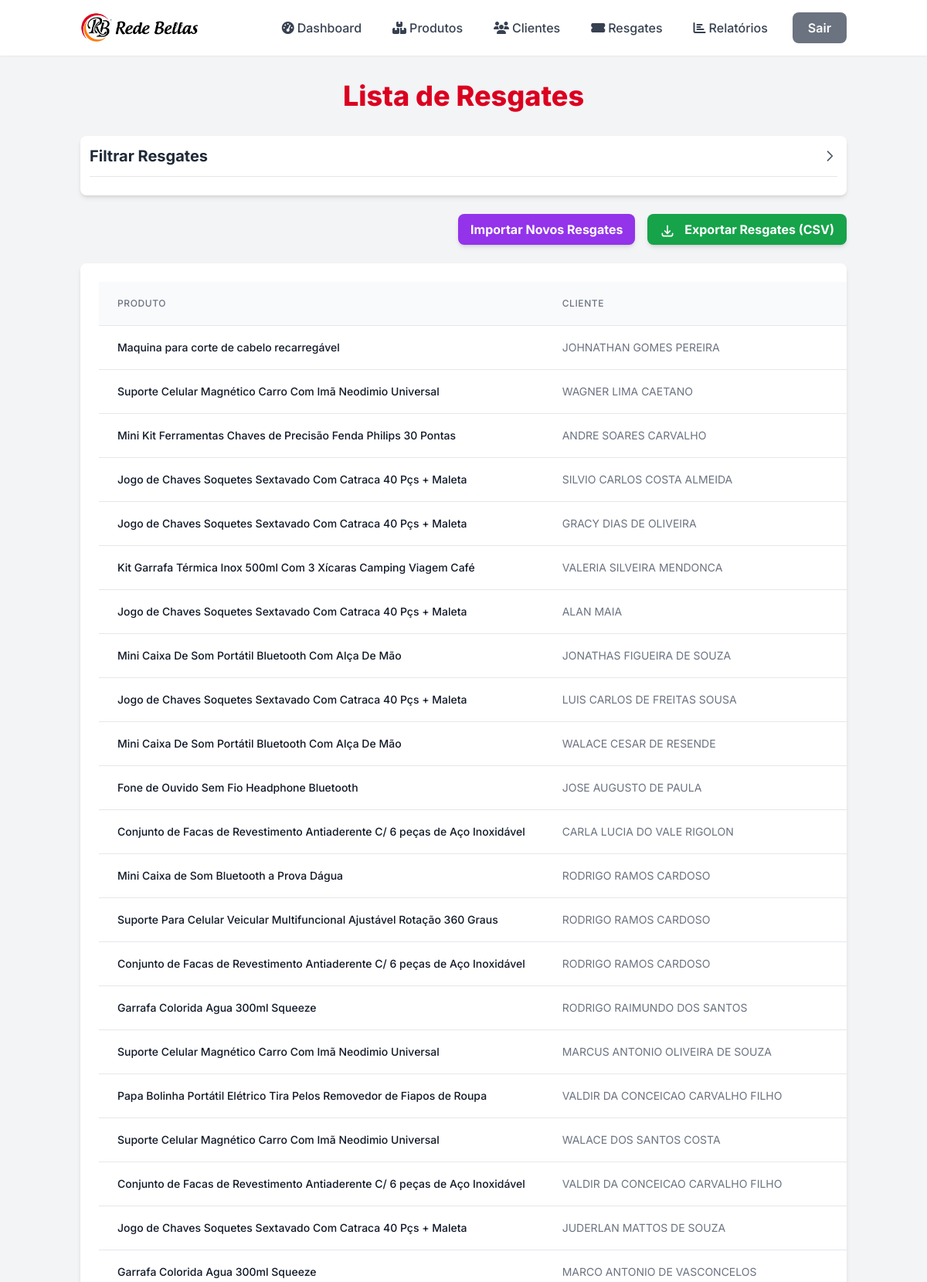
Screenshot of /resgates/ (signed in, upper part) with the database file from the repository.
### core/models.py (models this page shows, shortened)
class Resgate(models.Model):
    STATUS_CHOICES = [
        ("GERADO", "Gerado"),
        ("RESGATADO", "Resgatado"),
        ("VENCIDO", "Vencido"),
        ("CANCELADO", "Cancelado"),
    ]
    produto = models.ForeignKey(
        Produto,
        on_delete=models.PROTECT,
        related_name="resgates",
        verbose_name="Produto",
    )
    cliente = models.ForeignKey(
        Cliente,
        on_delete=models.PROTECT,
        related_name="resgates",
        verbose_name="Cliente",
    )
    posto_resgate = models.ForeignKey(
        Posto,
        on_delete=models.PROTECT,
        related_name="resgates",
        verbose_name="Posto de Resgate",
    )
    tipo_resgate = models.CharField(
        max_length=255,
        default="Resgate em estabelecimentos escolhidos (estoque próprio)",
        verbose_name="Tipo de Resgate",
    )
    gerado_em = models.DateTimeField(default=timezone.now, verbose_name="Gerado Em")
    vencimento = models.DateTimeField(verbose_name="Vencimento")
    quantidade = models.PositiveIntegerField(default=1, verbose_name="Quantidade")
    status = models.CharField(
        max_length=10, choices=STATUS_CHOICES, default="GERADO", verbose_name="Situação"
    )
    pontos_totais_resgatados = models.PositiveIntegerField(
        editable=False,  # Não será editável diretamente no admin
        verbose_name="Total Resgatado (Pontos)",
    )
    codigo_rastreamento = models.CharField(
        max_length=32,
        unique=True,
        default=uuid.uuid4,  # Gera um UUID automaticamente
        verbose_name="Código de Rastreamento",
    )
    nome_recebedor = models.CharField(
        max_length=200,
        blank=True,
        null=True,
        verbose_name="Nome do Recebedor (na entrega)",
    )
    assinatura_recebedor = models.TextField(
        blank=True, null=True, verbose_name="Assinatura Recebedor (Base64/Imagem)"
    )  # Para futura implementação de captura de assinatura
    nome_motorista = models.CharField(
        max_length=200,
        blank=True,
        null=True,
        verbose_name="Nome do Motorista (na entrega)",
    )
    assinatura_motorista = models.TextField(
        blank=True, null=True, verbose_name="Assinatura Motorista (Base64/Imagem)"
    )  # Para futura implementação de captura de assinatura
    class Meta:
        verbose_name = "Resgate"
        verbose_name_plural = "Resgates"
        ordering = ["-gerado_em"]  # Ordena do mais novo para o mais antigo

class Produto(models.Model):
    nome = models.CharField(max_length=200)
    descricao = models.TextField(blank=True, null=True)
    pontos_necessarios = models.IntegerField(default=0)
    estoque = models.IntegerField(default=0)
    ativo = models.BooleanField(default=True)
    data_criacao = models.DateTimeField(auto_now_add=True)
    data_atualizacao = models.DateTimeField(auto_now=True)
    class Meta:
        verbose_name = "Produto"
        verbose_name_plural = "Produtos"
        ordering = ["nome"]
    def __str__(self):
        return self.nome

class Cliente(models.Model):
    nome_completo = models.CharField(max_length=255)
    cpf = models.CharField(max_length=14, unique=True, null=True, blank=True)
    telefone = models.CharField(max_length=20, blank=True, null=True)
    data_nascimento = models.DateField(blank=True, null=True)
    pontos = models.IntegerField(default=0)
    data_cadastro = models.DateTimeField(auto_now_add=True)
    data_ultima_atualizacao = models.DateTimeField(auto_now=True)
    observacao = models.TextField(
        blank=True,
        null=True,
        help_text="Observações adicionais sobre o cliente, como origem da criação.",
    )
    class Meta:
        verbose_name = "Cliente"
        verbose_name_plural = "Clientes"
        ordering = ["nome_completo"]

### core/views.py (the view, shortened to what this page needs)
# urls.py: path("", views.resgate_list, name="resgate_list"),
@login_required
def resgate_list(request):
    resgates = Resgate.objects.all().order_by("-gerado_em")
    filter_form = ResgateFilterForm(request.GET)
    pdf_posto_nome = "Todos"
    pdf_produto_nome = "Todos"
    pdf_data_geracao_inicio = "Qualquer"
    pdf_data_geracao_fim = "Qualquer"
    pdf_codigo_rastreamento = "Todos"
    is_manifesto_lote = False
    cliente_nome = "Não Informado"
    cliente_cpf = "Não Informado"
    total_pontos_lote = 0
    if filter_form.is_valid():
        posto = filter_form.cleaned_data.get("posto")
        produto = filter_form.cleaned_data.get("produto")
        data_geracao_inicio = filter_form.cleaned_data.get("data_geracao_inicio")
        data_geracao_fim = filter_form.cleaned_data.get("data_geracao_fim")
        codigo_rastreamento_filter = filter_form.cleaned_data.get("codigo_rastreamento")
        if posto:
            resgates = resgates.filter(posto_resgate=posto)
            pdf_posto_nome = posto.nome
        if produto:
            resgates = resgates.filter(produto=produto)
            pdf_produto_nome = produto.nome
        if data_geracao_inicio:
            resgates = resgates.filter(gerado_em__gte=data_geracao_inicio)
            pdf_data_geracao_inicio = data_geracao_inicio
        if data_geracao_fim:
            resgates = resgates.filter(gerado_em__lte=data_geracao_fim)
            pdf_data_geracao_fim = data_geracao_fim
    context = {
        "resgates": resgates,
        "filter_form": filter_form,
        "title": "Lista de Resgates",
    }
    return render(request, "resgates/resgate_list.html", context)

### core/models.py (called while the page is built)
    def __str__(self):
        return self.nome

### core/templates/resgates/resgate_list.html (shortened to what this page needs)
{% load static %}
{% load widget_tweaks %}
<!DOCTYPE html>
<html lang="pt-br">
<head>
    <link rel="stylesheet" href="{% static 'css/output.css' %}">
    <link rel="stylesheet" href="https://cdnjs.cloudflare.com/ajax/libs/font-awesome/6.5.1/css/all.min.css">
</head>
<body class="bg-gray-100 font-inter antialiased text-gray-800">
    {% include 'partials/_navbar.html' %}
    <div class="container mx-auto px-4 py-8">
        <h1 class="text-4xl font-extrabold text-[#DB0020] mb-8 text-center animate-pulse-once">
            {{ title }}
        </h1>
        <div class="bg-white p-3 rounded-lg shadow-md mb-6 transform transition-all duration-300 hover:shadow-xl">
            <div class="flex justify-between items-center cursor-pointer pb-3 border-b border-gray-200 mb-3" id="filterToggleHeader">
                <h2 class="text-xl font-bold text-gray-800">Filtrar Resgates</h2>
                <svg id="filterArrow" class="w-5 h-5 text-gray-600 filter-arrow" fill="none" stroke="currentColor" viewBox="0 0 24 24" xmlns="http://www.w3.org/2000/svg"><path stroke-linecap="round" stroke-linejoin="round" stroke-width="2" d="M9 5l7 7-7 7"></path></svg>
            </div>
        </div>
        <div class="flex flex-wrap justify-end mb-6 space-x-4">
            <a href="{% url 'resgate_upload_parse' %}" class="bg-purple-600 hover:bg-purple-700 text-white font-bold py-2 px-4 rounded-lg shadow-md transition duration-300 transform hover:scale-105">
                Importar Novos Resgates
            </a>
            <a href="{% url 'resgate_export_csv' %}" class="bg-green-600 hover:bg-green-700 text-white font-bold py-2 px-4 rounded-lg shadow-md transition duration-300 transform hover:scale-105">
                <svg class="w-5 h-5 inline-block mr-2" fill="none" stroke="currentColor" viewBox="0 0 24 24" xmlns="http://www.w3.org/2000/svg"><path stroke-linecap="round" stroke-linejoin="round" stroke-width="2" d="M4 16v1a3 3 0 003 3h10a3 3 0 003-3v-1m-4-4l-4 4m0 0l-4-4m4 4V4"></path></svg>
                Exportar Resgates (CSV)
            </a>
        </div>
        <div class="bg-white p-6 rounded-lg shadow-md overflow-x-auto transform transition-all duration-300 hover:shadow-xl">
            {% if resgates %}
                <table class="min-w-full divide-y divide-gray-200">
                    <thead class="bg-gray-50">
                        <tr>
                            <th scope="col" class="px-6 py-3 text-left text-xs font-medium text-gray-500 uppercase tracking-wider">
                                Produto
                            </th>
                            <th scope="col" class="px-6 py-3 text-left text-xs font-medium text-gray-500 uppercase tracking-wider">
                                Cliente
                            </th>
                        </tr>
                    </thead>
                    <tbody class="bg-white divide-y divide-gray-200">
                        {% for resgate in resgates %}
                            <tr class="hover:bg-gray-50 transition-colors duration-200 fade-in-item" data-delay="{{ forloop.counter }}">
                                <td class="px-6 py-4 whitespace-nowrap text-sm font-medium text-gray-900">
                                    {{ resgate.produto.nome }}
                                </td>
                                <td class="px-6 py-4 whitespace-nowrap text-sm text-gray-500">
                                    {{ resgate.cliente.nome_completo }}
                                </td>
                            </tr>
                        {% endfor %}
                    </tbody>
                </table>
            {% else %}
                <p class="text-center text-gray-600 py-10 text-lg">
                    Nenhum resgate encontrado.
                    <a href="{% url 'resgate_upload_parse' %}" class="text-[#DB0020] hover:underline hover:text-red-700 transition-colors duration-200">Importe alguns agora!</a>
                </p>
            {% endif %}
        </div>
    </div>
</body>
</html>

### core/templates/resgates/resgate_list.html (style rules this page uses)
.fade-in-item { opacity: 0; transform: translateY(20px); animation: fadeIn 0.5s ease-out forwards; }
.filter-arrow { transition: transform 0.3s ease-out; }

### rows the page displays
Resgate: produto.nome "Maquina para corte de cabelo recarregável", cliente.nome_completo "JOHNATHAN GOMES PEREIRA"
Resgate: produto.nome "Suporte Celular Magnético Carro Com Imã Neodimio Universal", cliente.nome_completo "WAGNER LIMA CAETANO"
Resgate: produto.nome "Mini Kit Ferramentas Chaves de Precisão Fenda Philips 30 Pontas", cliente.nome_completo "ANDRE SOARES CARVALHO"
Resgate: produto.nome "Jogo de Chaves Soquetes Sextavado Com Catraca 40 Pçs + Maleta", cliente.nome_completo "SILVIO CARLOS COSTA ALMEIDA"
Resgate: produto.nome "Jogo de Chaves Soquetes Sextavado Com Catraca 40 Pçs + Maleta", cliente.nome_completo "GRACY DIAS DE OLIVEIRA"
Resgate: produto.nome "Kit Garrafa Térmica Inox 500ml Com 3 Xícaras Camping Viagem Café", cliente.nome_completo "VALERIA SILVEIRA MENDONCA"
Resgate: produto.nome "Jogo de Chaves Soquetes Sextavado Com Catraca 40 Pçs + Maleta", cliente.nome_completo "ALAN MAIA"
Resgate: produto.nome "Mini Caixa De Som Portátil Bluetooth Com Alça De Mão", cliente.nome_completo "JONATHAS FIGUEIRA DE SOUZA"
Resgate: produto.nome "Jogo de Chaves Soquetes Sextavado Com Catraca 40 Pçs + Maleta", cliente.nome_completo "LUIS CARLOS DE FREITAS SOUSA"
Resgate: produto.nome "Mini Caixa De Som Portátil Bluetooth Com Alça De Mão", cliente.nome_completo "WALACE CESAR DE RESENDE"
Resgate: produto.nome "Fone de Ouvido Sem Fio Headphone Bluetooth", cliente.nome_completo "JOSE AUGUSTO DE PAULA"
Resgate: produto.nome "Conjunto de Facas de Revestimento Antiaderente C/ 6 peças de Aço Inoxidável", cliente.nome_completo "CARLA LUCIA DO VALE RIGOLON"
Resgate: produto.nome "Mini Caixa de Som Bluetooth a Prova Dágua", cliente.nome_completo "RODRIGO RAMOS CARDOSO"
Resgate: produto.nome "Suporte Para Celular Veicular Multifuncional Ajustável Rotação 360 Graus", cliente.nome_completo "RODRIGO RAMOS CARDOSO"
Resgate: produto.nome "Conjunto de Facas de Revestimento Antiaderente C/ 6 peças de Aço Inoxidável", cliente.nome_completo "RODRIGO RAMOS CARDOSO"
Resgate: produto.nome "Garrafa Colorida Agua 300ml Squeeze", cliente.nome_completo "RODRIGO RAIMUNDO DOS SANTOS"
Resgate: produto.nome "Suporte Celular Magnético Carro Com Imã Neodimio Universal", cliente.nome_completo "MARCUS ANTONIO OLIVEIRA DE SOUZA"
Resgate: produto.nome "Papa Bolinha Portátil Elétrico Tira Pelos Removedor de Fiapos de Roupa", cliente.nome_completo "VALDIR DA CONCEICAO CARVALHO FILHO"
Resgate: produto.nome "Suporte Celular Magnético Carro Com Imã Neodimio Universal", cliente.nome_completo "WALACE DOS SANTOS COSTA"
Resgate: produto.nome "Conjunto de Facas de Revestimento Antiaderente C/ 6 peças de Aço Inoxidável", cliente.nome_completo "VALDIR DA CONCEICAO CARVALHO FILHO"
Resgate: produto.nome "Jogo de Chaves Soquetes Sextavado Com Catraca 40 Pçs + Maleta", cliente.nome_completo "JUDERLAN MATTOS DE SOUZA"
Resgate: produto.nome "Garrafa Colorida Agua 300ml Squeeze", cliente.nome_completo "MARCO ANTONIO DE VASCONCELOS"

### other values shown
{{ title }} "Lista de Resgates"
